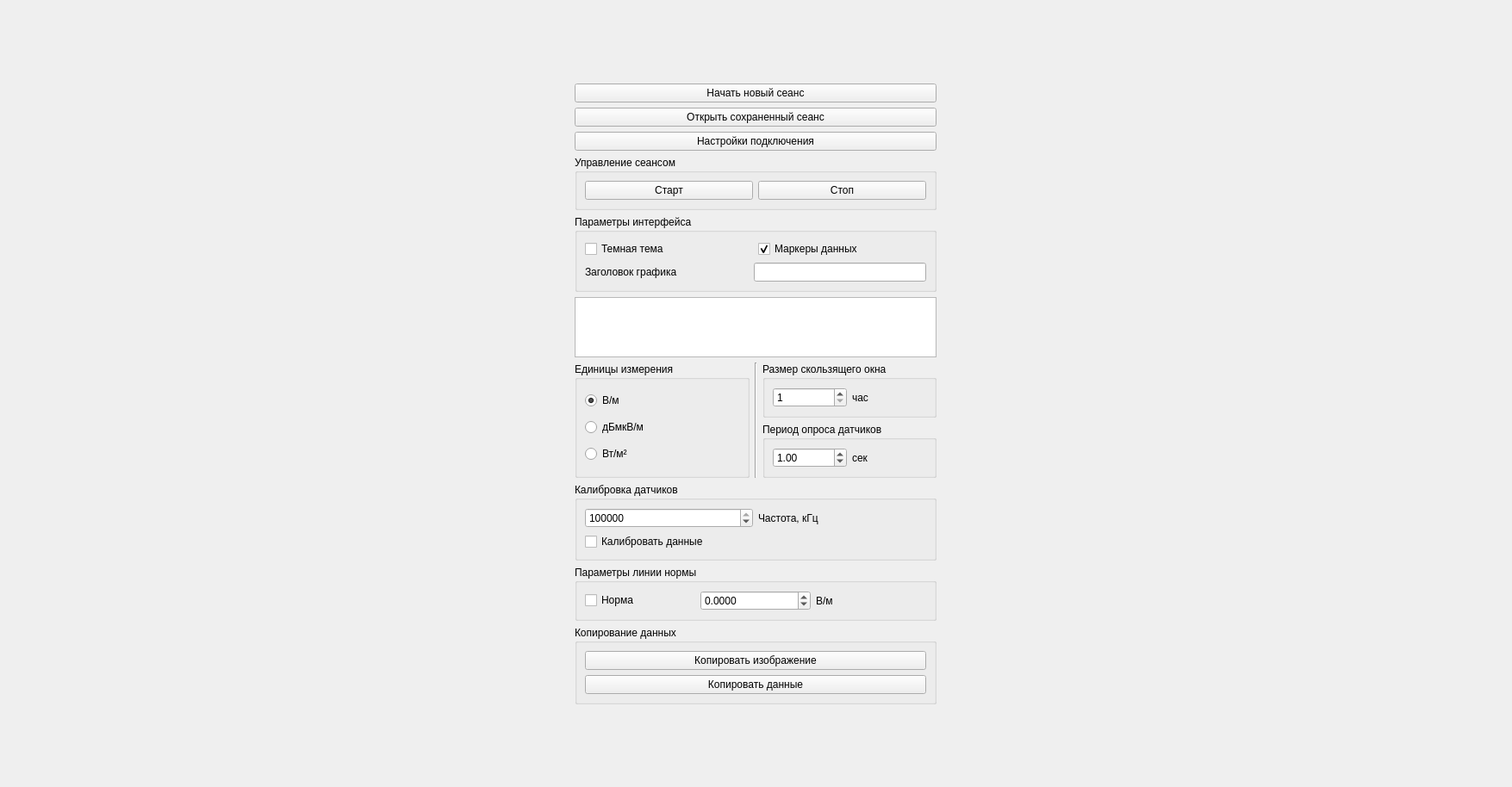
<?xml version="1.0" encoding="UTF-8"?>
<ui version="4.0">
 <class>Form</class>
 <widget class="QWidget" name="Form">
  <property name="geometry">
   <rect>
    <x>0</x>
    <y>0</y>
    <width>1755</width>
    <height>914</height>
   </rect>
  </property>
  <property name="sizePolicy">
   <sizepolicy hsizetype="Expanding" vsizetype="Expanding">
    <horstretch>0</horstretch>
    <verstretch>0</verstretch>
   </sizepolicy>
  </property>
  <property name="windowTitle">
   <string>Form</string>
  </property>
  <layout class="QHBoxLayout" name="horizontalLayout_5">
   <item>
    <layout class="QVBoxLayout" name="verticalLayout_7">
     <item>
      <layout class="QVBoxLayout" name="plot_layout">
       <property name="bottomMargin">
        <number>9</number>
       </property>
      </layout>
     </item>
    </layout>
   </item>
   <item>
    <layout class="QVBoxLayout" name="side_layout">
     <item>
      <spacer name="verticalSpacer_2">
       <property name="orientation">
        <enum>Qt::Vertical</enum>
       </property>
       <property name="sizeHint" stdset="0">
        <size>
         <width>20</width>
         <height>40</height>
        </size>
       </property>
      </spacer>
     </item>
     <item>
      <layout class="QVBoxLayout" name="menu_buttons_layout">
       <item>
        <widget class="QPushButton" name="new_session_button">
         <property name="text">
          <string>Начать новый сеанс</string>
         </property>
        </widget>
       </item>
       <item>
        <widget class="QPushButton" name="open_session_viewer_button">
         <property name="text">
          <string>Открыть сохраненный сеанс</string>
         </property>
        </widget>
       </item>
       <item>
        <widget class="QPushButton" name="connection_settings_button">
         <property name="text">
          <string>Настройки подключения</string>
         </property>
        </widget>
       </item>
      </layout>
     </item>
     <item>
      <widget class="QGroupBox" name="groupBox_3">
       <property name="sizePolicy">
        <sizepolicy hsizetype="Preferred" vsizetype="Minimum">
         <horstretch>0</horstretch>
         <verstretch>0</verstretch>
        </sizepolicy>
       </property>
       <property name="title">
        <string>Управление сеансом</string>
       </property>
       <layout class="QHBoxLayout" name="horizontalLayout_7">
        <item>
         <widget class="QPushButton" name="plotter_start_button">
          <property name="text">
           <string>Старт</string>
          </property>
         </widget>
        </item>
        <item>
         <widget class="QPushButton" name="plotter_stop_button">
          <property name="text">
           <string>Стоп</string>
          </property>
         </widget>
        </item>
       </layout>
      </widget>
     </item>
     <item>
      <widget class="QGroupBox" name="groupBox_9">
       <property name="maximumSize">
        <size>
         <width>1420</width>
         <height>16777215</height>
        </size>
       </property>
       <property name="title">
        <string>Параметры интерфейса</string>
       </property>
       <layout class="QVBoxLayout" name="verticalLayout_6">
        <item>
         <layout class="QHBoxLayout" name="horizontalLayout_10">
          <item>
           <widget class="QCheckBox" name="dark_theme_checkbox">
            <property name="text">
             <string>Темная тема</string>
            </property>
           </widget>
          </item>
          <item>
           <widget class="QCheckBox" name="marker_checkbox">
            <property name="text">
             <string>Маркеры данных</string>
            </property>
            <property name="checked">
             <bool>true</bool>
            </property>
           </widget>
          </item>
         </layout>
        </item>
        <item>
         <layout class="QHBoxLayout" name="horizontalLayout">
          <item>
           <widget class="QLabel" name="label_4">
            <property name="text">
             <string>Заголовок графика</string>
            </property>
           </widget>
          </item>
          <item>
           <widget class="QLineEdit" name="tittle_line_edit">
            <property name="sizePolicy">
             <sizepolicy hsizetype="Preferred" vsizetype="Fixed">
              <horstretch>0</horstretch>
              <verstretch>0</verstretch>
             </sizepolicy>
            </property>
            <property name="minimumSize">
             <size>
              <width>200</width>
              <height>0</height>
             </size>
            </property>
            <property name="maximumSize">
             <size>
              <width>16777215</width>
              <height>16777215</height>
             </size>
            </property>
           </widget>
          </item>
         </layout>
        </item>
       </layout>
      </widget>
     </item>
     <item>
      <widget class="QTableView" name="minmax_table_view">
       <property name="sizePolicy">
        <sizepolicy hsizetype="Minimum" vsizetype="Preferred">
         <horstretch>0</horstretch>
         <verstretch>0</verstretch>
        </sizepolicy>
       </property>
       <property name="maximumSize">
        <size>
         <width>1220</width>
         <height>500</height>
        </size>
       </property>
       <property name="sizeAdjustPolicy">
        <enum>QAbstractScrollArea::AdjustToContents</enum>
       </property>
       <property name="editTriggers">
        <set>QAbstractItemView::NoEditTriggers</set>
       </property>
       <attribute name="horizontalHeaderStretchLastSection">
        <bool>true</bool>
       </attribute>
      </widget>
     </item>
     <item>
      <layout class="QHBoxLayout" name="horizontalLayout_2">
       <item>
        <widget class="QGroupBox" name="groupBox_2">
         <property name="maximumSize">
          <size>
           <width>420</width>
           <height>16777215</height>
          </size>
         </property>
         <property name="title">
          <string>Единицы измерения</string>
         </property>
         <layout class="QVBoxLayout" name="verticalLayout_3">
          <item>
           <widget class="QRadioButton" name="units_rbutton1">
            <property name="text">
             <string>В/м</string>
            </property>
            <property name="checked">
             <bool>true</bool>
            </property>
           </widget>
          </item>
          <item>
           <widget class="QRadioButton" name="units_rbutton2">
            <property name="text">
             <string>дБмкВ/м</string>
            </property>
            <property name="checked">
             <bool>false</bool>
            </property>
           </widget>
          </item>
          <item>
           <widget class="QRadioButton" name="units_rbutton3">
            <property name="text">
             <string>Вт/м²</string>
            </property>
           </widget>
          </item>
         </layout>
        </widget>
       </item>
       <item>
        <widget class="Line" name="line">
         <property name="orientation">
          <enum>Qt::Vertical</enum>
         </property>
        </widget>
       </item>
       <item>
        <layout class="QVBoxLayout" name="verticalLayout_8">
         <item>
          <widget class="QGroupBox" name="groupBox">
           <property name="sizePolicy">
            <sizepolicy hsizetype="Preferred" vsizetype="Minimum">
             <horstretch>0</horstretch>
             <verstretch>0</verstretch>
            </sizepolicy>
           </property>
           <property name="title">
            <string>Размер скользящего окна</string>
           </property>
           <layout class="QHBoxLayout" name="horizontalLayout_4">
            <item>
             <widget class="QSpinBox" name="slide_window_time_spinbox">
              <property name="minimum">
               <number>1</number>
              </property>
              <property name="maximum">
               <number>999</number>
              </property>
              <property name="value">
               <number>1</number>
              </property>
             </widget>
            </item>
            <item>
             <widget class="QLabel" name="label_2">
              <property name="sizePolicy">
               <sizepolicy hsizetype="Preferred" vsizetype="Minimum">
                <horstretch>0</horstretch>
                <verstretch>0</verstretch>
               </sizepolicy>
              </property>
              <property name="text">
               <string>час</string>
              </property>
             </widget>
            </item>
           </layout>
          </widget>
         </item>
         <item>
          <widget class="QGroupBox" name="groupBox_7">
           <property name="maximumSize">
            <size>
             <width>420</width>
             <height>16777215</height>
            </size>
           </property>
           <property name="title">
            <string>Период опроса датчиков</string>
           </property>
           <layout class="QHBoxLayout" name="horizontalLayout_6">
            <item>
             <widget class="QDoubleSpinBox" name="plotter_interval_spin_box">
              <property name="minimum">
               <double>0.050000000000000</double>
              </property>
              <property name="singleStep">
               <double>0.100000000000000</double>
              </property>
              <property name="value">
               <double>1.000000000000000</double>
              </property>
             </widget>
            </item>
            <item>
             <widget class="QLabel" name="label">
              <property name="text">
               <string>сек</string>
              </property>
             </widget>
            </item>
           </layout>
          </widget>
         </item>
        </layout>
       </item>
      </layout>
     </item>
     <item>
      <widget class="QGroupBox" name="groupBox_8">
       <property name="maximumSize">
        <size>
         <width>420</width>
         <height>16777215</height>
        </size>
       </property>
       <property name="title">
        <string>Калибровка датчиков</string>
       </property>
       <layout class="QVBoxLayout" name="verticalLayout">
        <item>
         <layout class="QVBoxLayout" name="verticalLayout_2">
          <item>
           <layout class="QHBoxLayout" name="horizontalLayout_3">
            <item>
             <widget class="QSpinBox" name="calib_freq_spin_box">
              <property name="minimum">
               <number>1</number>
              </property>
              <property name="maximum">
               <number>40000001</number>
              </property>
              <property name="singleStep">
               <number>100</number>
              </property>
              <property name="value">
               <number>100000</number>
              </property>
             </widget>
            </item>
            <item>
             <widget class="QLabel" name="label_3">
              <property name="text">
               <string>Частота, кГц</string>
              </property>
             </widget>
            </item>
           </layout>
          </item>
          <item>
           <widget class="QCheckBox" name="calib_probs_check_box">
            <property name="text">
             <string>Калибровать данные</string>
            </property>
           </widget>
          </item>
         </layout>
        </item>
       </layout>
      </widget>
     </item>
     <item>
      <widget class="QGroupBox" name="groupBox_5">
       <property name="sizePolicy">
        <sizepolicy hsizetype="Preferred" vsizetype="Minimum">
         <horstretch>0</horstretch>
         <verstretch>0</verstretch>
        </sizepolicy>
       </property>
       <property name="title">
        <string>Параметры линии нормы</string>
       </property>
       <layout class="QVBoxLayout" name="verticalLayout_5">
        <item>
         <layout class="QHBoxLayout" name="horizontalLayout_8">
          <item>
           <widget class="QCheckBox" name="norma_checkbox">
            <property name="text">
             <string>Норма</string>
            </property>
           </widget>
          </item>
          <item>
           <widget class="QDoubleSpinBox" name="norma_val_spinbox">
            <property name="decimals">
             <number>4</number>
            </property>
            <property name="minimum">
             <double>-1000.000000000000000</double>
            </property>
            <property name="maximum">
             <double>1000.000000000000000</double>
            </property>
           </widget>
          </item>
          <item>
           <widget class="QLabel" name="norma_unit_label">
            <property name="sizePolicy">
             <sizepolicy hsizetype="Preferred" vsizetype="Minimum">
              <horstretch>0</horstretch>
              <verstretch>0</verstretch>
             </sizepolicy>
            </property>
            <property name="text">
             <string>В/м</string>
            </property>
           </widget>
          </item>
         </layout>
        </item>
       </layout>
      </widget>
     </item>
     <item>
      <widget class="QGroupBox" name="groupBox_4">
       <property name="maximumSize">
        <size>
         <width>420</width>
         <height>16777215</height>
        </size>
       </property>
       <property name="title">
        <string>Копирование данных</string>
       </property>
       <layout class="QVBoxLayout" name="verticalLayout_4">
        <item>
         <widget class="QPushButton" name="copy_image_button">
          <property name="text">
           <string>Копировать изображение</string>
          </property>
         </widget>
        </item>
        <item>
         <widget class="QPushButton" name="copy_data_button">
          <property name="text">
           <string>Копировать данные</string>
          </property>
         </widget>
        </item>
       </layout>
      </widget>
     </item>
     <item>
      <spacer name="verticalSpacer">
       <property name="orientation">
        <enum>Qt::Vertical</enum>
       </property>
       <property name="sizeHint" stdset="0">
        <size>
         <width>20</width>
         <height>40</height>
        </size>
       </property>
      </spacer>
     </item>
    </layout>
   </item>
  </layout>
 </widget>
 <resources/>
 <connections/>
</ui>
